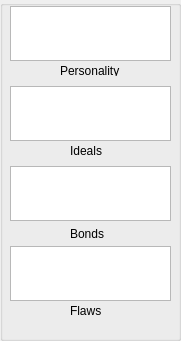
   <widget class="QGroupBox" name="grpFluff">
    <property name="geometry">
     <rect>
      <x>580</x>
      <y>130</y>
      <width>181</width>
      <height>341</height>
     </rect>
    </property>
    <property name="title">
     <string/>
    </property>
    <widget class="QLabel" name="label_19">
     <property name="geometry">
      <rect>
       <x>70</x>
       <y>303</y>
       <width>47</width>
       <height>16</height>
      </rect>
     </property>
     <property name="text">
      <string>Flaws</string>
     </property>
    </widget>
    <widget class="QPlainTextEdit" name="txtBonds">
     <property name="geometry">
      <rect>
       <x>10</x>
       <y>166</y>
       <width>161</width>
       <height>55</height>
      </rect>
     </property>
    </widget>
    <widget class="QLabel" name="label_18">
     <property name="geometry">
      <rect>
       <x>70</x>
       <y>226</y>
       <width>47</width>
       <height>16</height>
      </rect>
     </property>
     <property name="text">
      <string>Bonds</string>
     </property>
    </widget>
    <widget class="QPlainTextEdit" name="txtIdeals">
     <property name="geometry">
      <rect>
       <x>10</x>
       <y>86</y>
       <width>161</width>
       <height>55</height>
      </rect>
     </property>
    </widget>
    <widget class="QLabel" name="label_16">
     <property name="geometry">
      <rect>
       <x>60</x>
       <y>66</y>
       <width>61</width>
       <height>10</height>
      </rect>
     </property>
     <property name="text">
      <string>Personality</string>
     </property>
    </widget>
    <widget class="QLabel" name="label_17">
     <property name="geometry">
      <rect>
       <x>70</x>
       <y>146</y>
       <width>47</width>
       <height>10</height>
      </rect>
     </property>
     <property name="text">
      <string>Ideals</string>
     </property>
    </widget>
    <widget class="QPlainTextEdit" name="txtFlaws">
     <property name="geometry">
      <rect>
       <x>10</x>
       <y>246</y>
       <width>161</width>
       <height>55</height>
      </rect>
     </property>
    </widget>
    <widget class="QPlainTextEdit" name="txtPersonality">
     <property name="geometry">
      <rect>
       <x>10</x>
       <y>6</y>
       <width>161</width>
       <height>55</height>
      </rect>
     </property>
    </widget>
   </widget>
